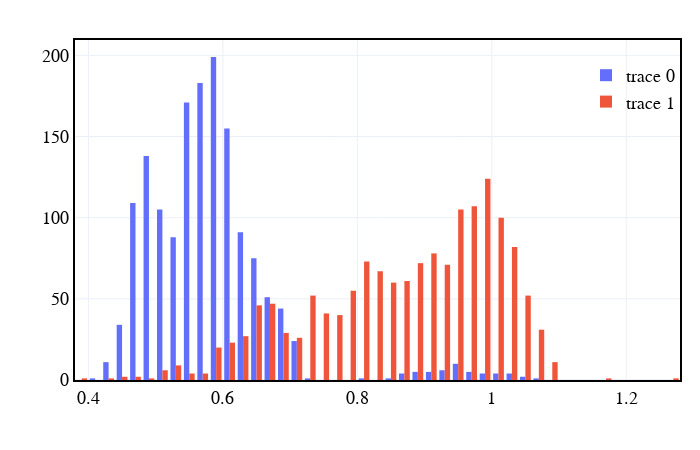

The code cell stored with this chart in its notebook:
### Code cell
hist = go.Figure()

hist.add_trace(go.Histogram(x=plotS))
hist.add_trace(go.Histogram(x=plotC))

estetica(hist, h=450,w=700)
hist.show()

### Figure 1 — Plotly figure (JSON) as saved in the notebook; plotly's stock layout.template omitted (floating-point values rounded to 4 significant figures; data arrays with more than 128 entries replaced by an {"elided": "..."} marker saying what was removed)
{"data": [{"type": "histogram", "x": {"elided": "1532 float values"}}, {"type": "histogram", "x": {"elided": "1532 float values"}}], "layout": {"autosize": false, "font": {"color": "Black", "family": "Arial", "size": 18}, "height": 450, "legend": {"bgcolor": "rgba(255,255,255,0)", "font": {"size": 18}, "orientation": "v", "x": 1, "xanchor": "right", "y": 0.95, "yanchor": "top"}, "margin": {"b": 20, "l": 20, "r": 20, "t": 40}, "plot_bgcolor": "white", "title": {"font": {"size": 20}, "text": ""}, "width": 700, "xaxis": {"linecolor": "black", "linewidth": 2, "mirror": true, "showgrid": true, "showline": true, "title": {"text": ""}}, "yaxis": {"linecolor": "black", "linewidth": 2, "mirror": true, "showgrid": true, "showline": true, "title": {"text": ""}}}}
